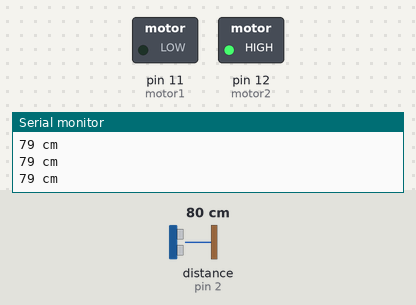
The sketch below on a simulated Arduino Uno, built with avr-gcc and run on an emulated ATmega328P. On the bench: switched loads named in the sketch (green lamp = pin HIGH), the last lines printed to the serial monitor. Wiring (inferred from the names in the program): ultrasonic range finder: trigger pin 3; echo pin 2. The test bench sets the inputs (shaded band); at power-on: distance to the obstacle (sensor on pin 2) 80 cm. The echo pulse lasts 58.3 µs per cm; pins used as bus, display or sensor lines are not drawn.

Above: at 1.3 s.
1.4 s: distance to the obstacle (sensor on pin 2) set to 12 cm
2.9 s: distance to the obstacle (sensor on pin 2) set to 9 cm
At 4.1 s:
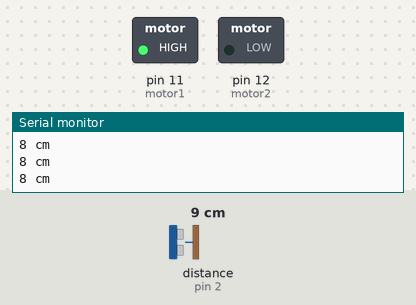
4.5 s: distance to the obstacle (sensor on pin 2) set to 18 cm
At 5.4 s:
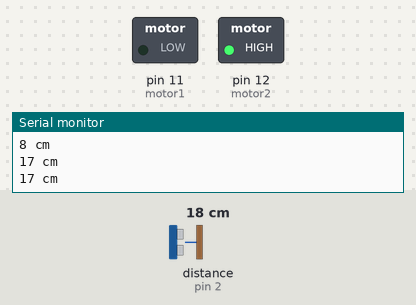
6.0 s: distance to the obstacle (sensor on pin 2) set to 2 cm
At 6.7 s:
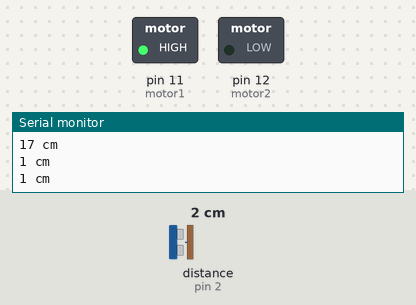
Timing chart, 0 to 8.5 s (numbered marks = the images above; inputs shaded):
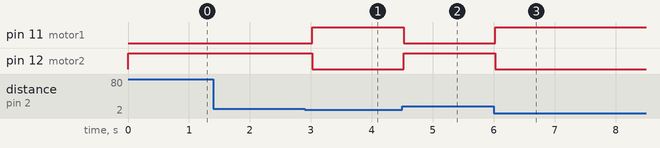

Measured:
- the behaviour switches between 11 and 10 cm on distance to the obstacle (sensor on pin 2) (found by bisection; images 0 and 1)
- after the input at 2.9 s, pin 11 (motor1): LOW → HIGH after 0.12 s; pin 12 (motor2): HIGH → LOW after 0.12 s
- after the input at 4.5 s, pin 11 (motor1): HIGH → LOW at once; pin 12 (motor2): LOW → HIGH at once
- after the input at 6.0 s, pin 11 (motor1): LOW → HIGH at once; pin 12 (motor2): HIGH → LOW at once

The sketch:

final_mvp_.ino
```cpp
/*
  //This code helped me understand how to use motors and the distance sensor together.
  //I was able to get the motors to fire as I wanted them to and this seems like a good start from which to work

  HC-SR04 Ping distance sensor]
  VCC to arduino 5v GND to arduino GND
  Echo to Arduino pin 13 Trig to Arduino pin 12
  Red POS to Arduino pin 11
  Green POS to Arduino pin 10
  560 ohm resistor to both LED NEG and GRD power rail
  More info at: http://goo.gl/kJ8Gl
  Original code improvements to the Ping sketch sourced from Trollmaker.com
  Some code and wiring inspired by http://en.wikiversity.org/wiki/User:Dstaub/robotcar
*/

#define trigPin 3
#define echoPin 2
#define motor1 11
#define motor2 12

void setup() {
  Serial.begin (9600);
  pinMode(trigPin, OUTPUT);
  pinMode(echoPin, INPUT);
  pinMode(motor1, OUTPUT);
  pinMode(motor2, OUTPUT);
}

void loop() {
  long duration, distance;
  digitalWrite(trigPin, LOW);  // Added this line
  delayMicroseconds(2); // Added this line
  digitalWrite(trigPin, HIGH);
  //  delayMicroseconds(1000); - Removed this line
  delayMicroseconds(10); // Added this line
  digitalWrite(trigPin, LOW);
  duration = pulseIn(echoPin, HIGH);
  distance = (duration / 2) / 29.1;
  if (distance < 10) {  // This is where the LED On/Off happens
    digitalWrite(motor1, HIGH); // When the Red condition is met, the Green LED should turn off
    digitalWrite(motor2, LOW);
  }
  else {
    digitalWrite(motor1, LOW);
    digitalWrite(motor2, HIGH);
  }
  if (distance >= 200 || distance <= 0) {
    Serial.println("Out of range");
  }
  else {
    Serial.print(distance);
    Serial.println(" cm");
  }
  delay(500);
}
```
